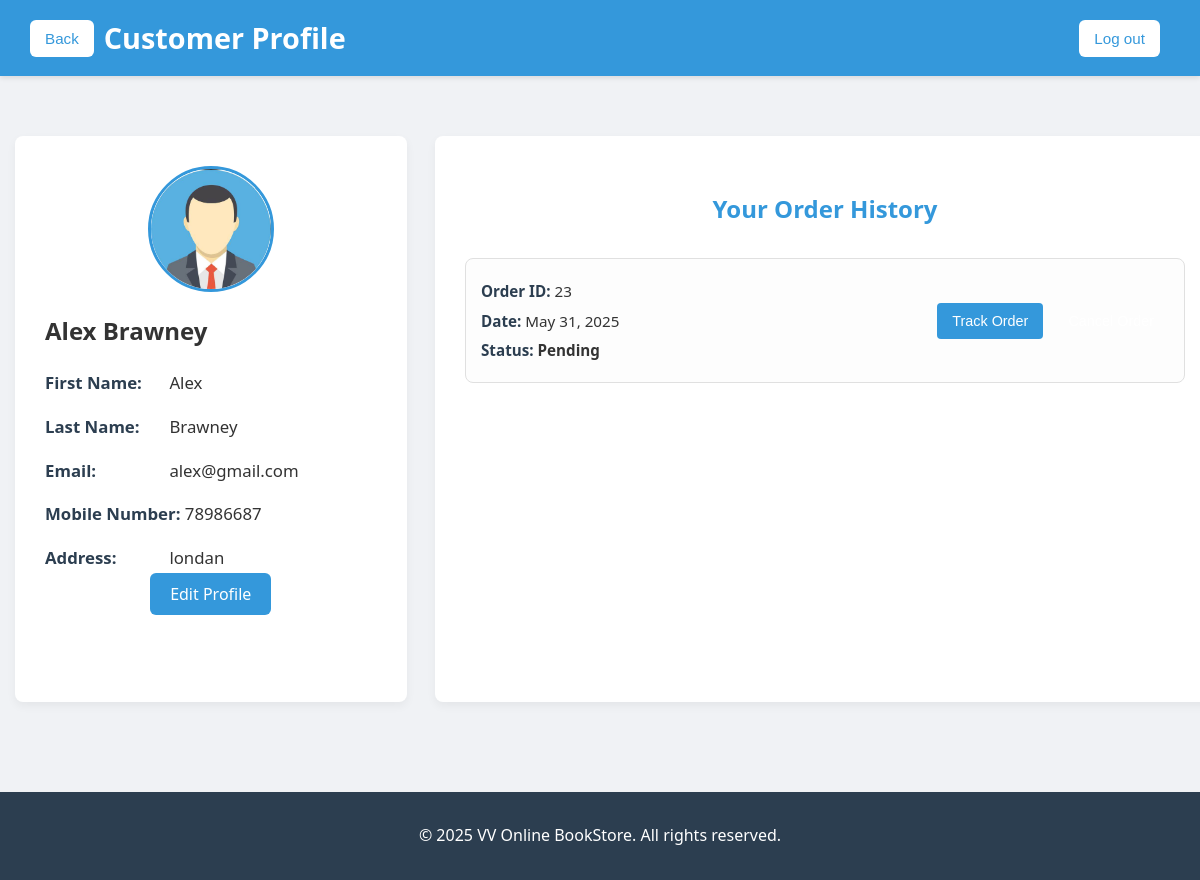
/dashboard/profile/ (signed in), run on an earlier commit of the app's database.
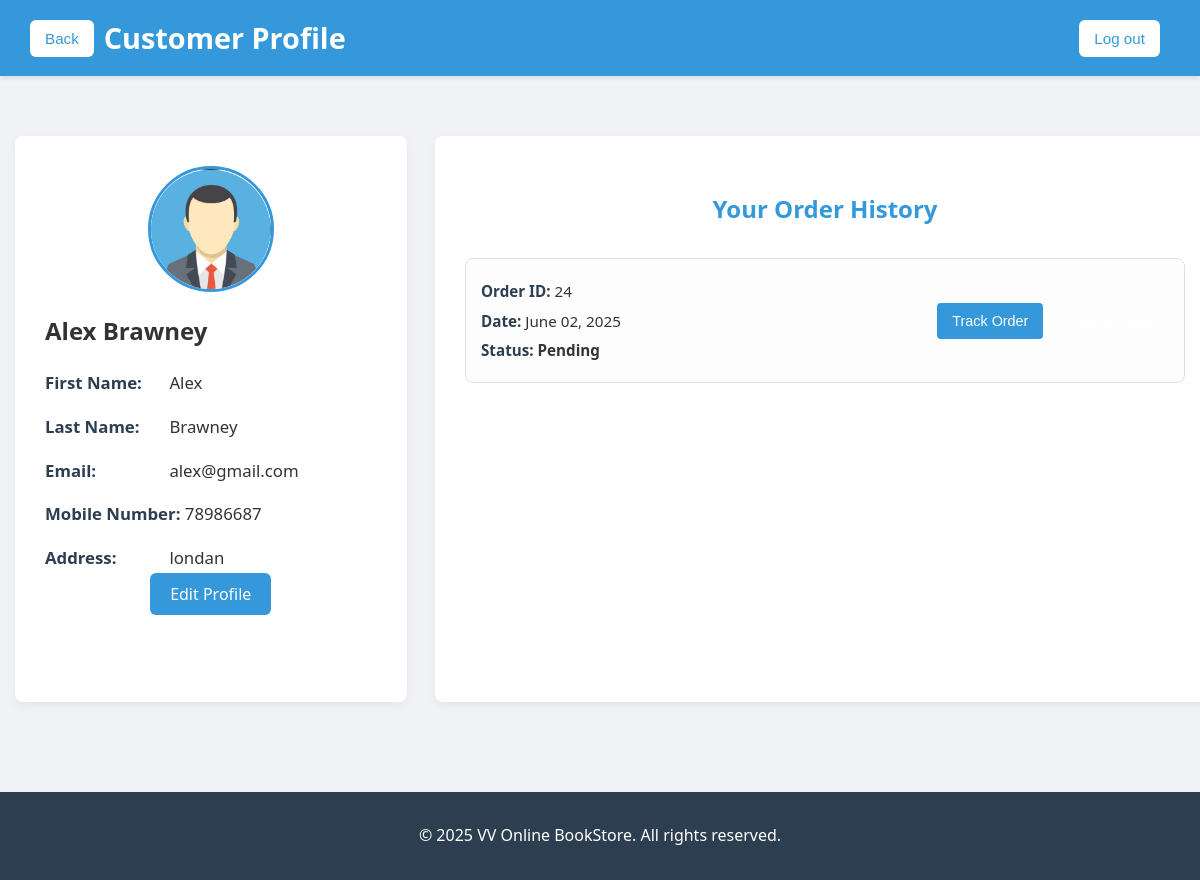
And on a later commit of the database.
### book/models.py (models this page shows, shortened)
class Order(models.Model):
    STATUS_CHOICES = [
        ('Pending', 'Pending'),
        ('Processing', 'Processing'),
        ('Shipped', 'Shipped'),
        ('Delivered', 'Delivered'),
        ('Cancelled', 'Cancelled'),
    ]
    PAYMENT_CHOICES = [
        ('cash_on_delivery', 'Cash on Delivery'),
        ('credit_card', 'Credit Card'),
        ('debit_card', 'Debit Card'),
        ('paypal', 'PayPal'),
    ]
    orderid = models.AutoField(primary_key=True)
    date = models.DateField(default=timezone.now)
    customer = models.ForeignKey(Customer, on_delete=models.CASCADE, default=1)
    status = models.CharField(max_length=50, choices=STATUS_CHOICES, default='Pending')
    payment_type = models.CharField(max_length=50, choices=PAYMENT_CHOICES,default='cash_on_delivery' )
    total_payment = models.DecimalField(max_digits=10, decimal_places=2 ,default= 0)  # Adjust max_digits and decimal_places as needed

### book/views.py (the view)
# urls.py: path('dashboard/profile/',views.profile,name='profile'),
def profile(request):
    if request.user.is_authenticated:
        user = request.user
        try:
            profile = Customer.objects.get(username=user)
            order = Order.objects.filter(customer = profile.customer_id)
            context = {
                'user': user,
                'profile': profile,
                'order' : order
            }
            return render(request, "customer/profile.html", context)
        except Customer.DoesNotExist:
            return render(request, "basic/login_customer.html")
    return redirect('/dashboard/login/')

### templates/customer/profile.html (shortened to what this page needs)
<!DOCTYPE html>
<html lang="en">
<head>
</head>
<body>
    <header class="site-header">
        <div class="header-buttons">
            <button class="header-button"><a href="/dashboard/">Back</a></button>
        </div>
        <h1>Customer Profile</h1>
        <div class="header-buttons">
            <button class="header-button"><a href="logout_view/">Log out</a></button>
        </div>
    </header>
    <main class="main-content">
        <section class="profile-section">
            <a href="edit/">
                <div class="profile-picture">
                    {% if profile.image %}
                        <img src="{{ profile.image.url }}" alt="Profile Picture">
                    {% else %}
                        <img src="/static/componet/profile.png" alt="Default Profile Picture">
                    {% endif %}
                </div>
            </a>
            <div class="profile-info">
                <h2>{{ profile.firstname}} {{profile.lastname }}</h2>
                <p><strong>First Name:</strong> {{ profile.firstname }}</p>
                <p><strong>Last Name:</strong> {{ profile.lastname }}</p>
                <p><strong>Email:</strong> {{ profile.email }}</p>
                <p><strong>Mobile Number:</strong> {{ profile.mobile }}</p>
                <p><strong>Address:</strong> {{ profile.address }}</p>
            </div>
            <a href="edit/" class="profile-edit-button">Edit Profile</a>
        </section>
        <section class="order-history-section">
            <h3>Your Order History</h3>
            <div class="order-list">
                {% if order %}
                    {% for od in order %}
                        <div class="order-item">
                            <div class="order-details">
                                <p><strong>Order ID:</strong> {{ od.orderid }}</p>
                                <p><strong>Date:</strong> {{ od.date|date:"F d, Y" }}</p>
                                <p><strong>Status:</strong> <span class="order-status status-{{ od.status }}">{{ od.status|capfirst }}</span></p>
                            </div>
                            <div class="order-actions">
                                {% if od.status != "delivered" and od.status != "canceled" %}
                                    <form method="post" action="{% url 'orderTrack' %}">
                                        <button class="order-action-button track-order-button" type="submit">Track Order</button>
                                    </form>
                                    <form method="post" action="{% url 'cancelOrder' %}" onsubmit="return confirmCancel()">
                                        <button class="order-action-button cancel-order-button" type="submit">Cancel Order</button>
                                    </form>
                                {% else %}
                                    <p>No actions available for this order.</p>
                                {% endif %}
                            </div>
                        </div>
                    {% endfor %}
                {% else %}
                    <p style="text-align: center;">You have no past orders.</p>
                {% endif %}
            </div>
        </section>
    </main>
    <footer class="site-footer">
        <p>&copy; {% now "Y" %} VV Online BookStore. All rights reserved.</p>
    </footer>
</body>
</html>

What changed in the data, as far as the page shows it:
removed Order: orderid "23", date "May 31, 2025", status "Pending"
added Order: orderid "24", date "June 02, 2025", status "Pending"
